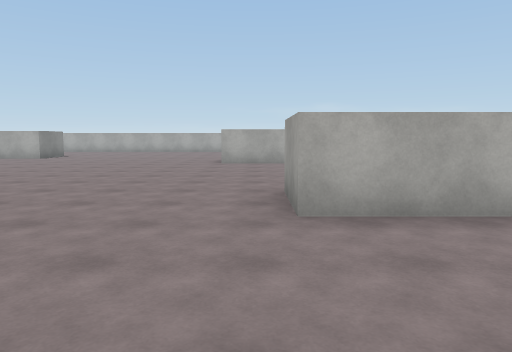
View 1 (above)

24 first-person views from a walk through a 3-D level made in the Unity game engine. The camera is 1.5 m above the floor, tilts 6° down and sees 70° across. The floor is counted in squares, 2 m on a side. Each view is taken from the middle of a square. On the plan, view 1 faces up. The plan holds only what a view shows up to about 11 squares ahead; the rest is blank. The place goes on beyond the plan. The player character is not drawn. Surface patterns are stand-ins for the level's own textures.

View 2
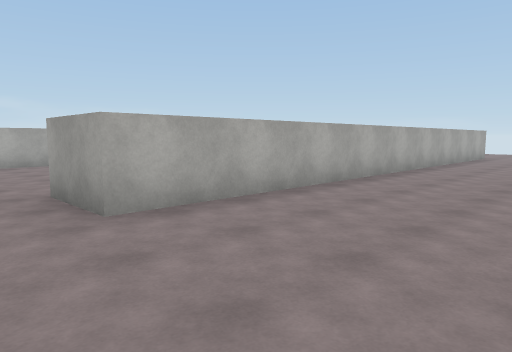

View 3
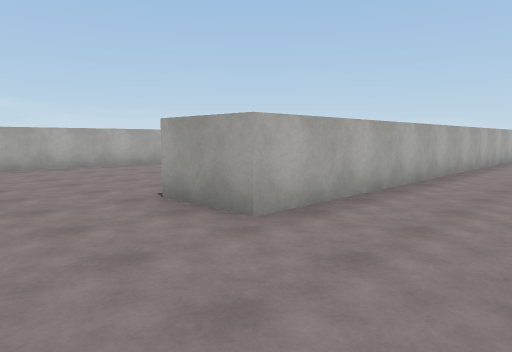

View 4
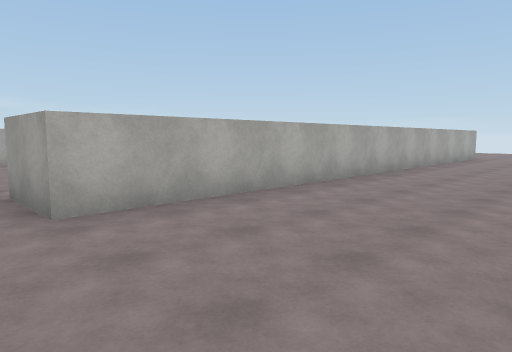

View 5
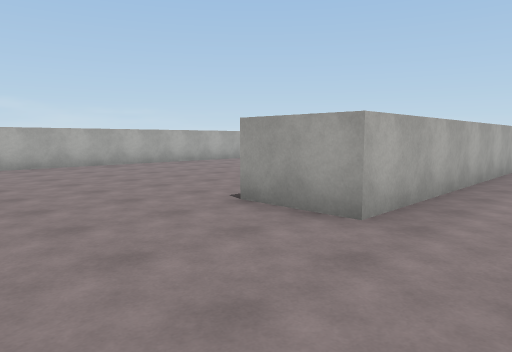

View 6
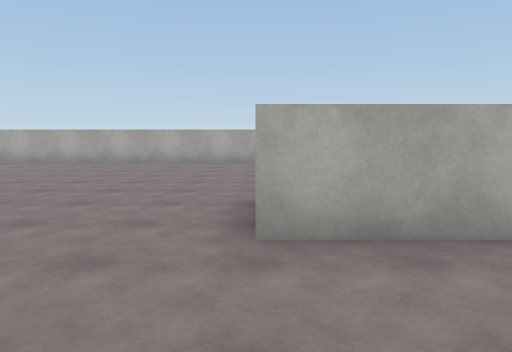

View 7
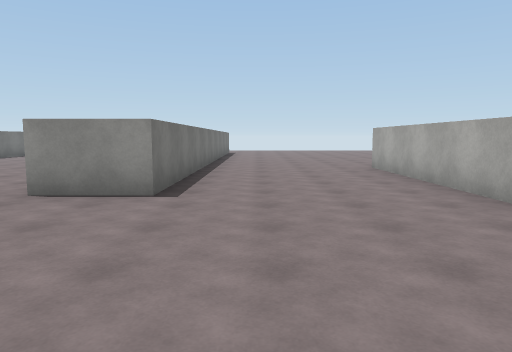

View 8
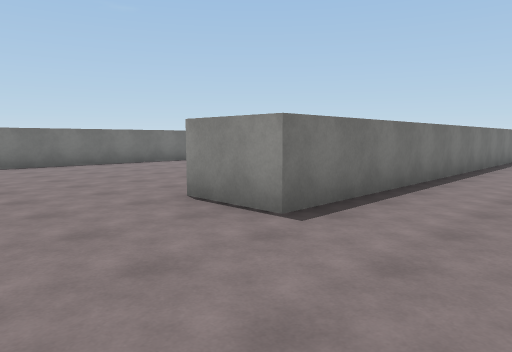

View 9
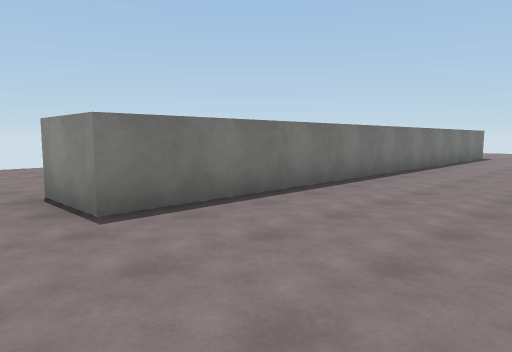

View 10
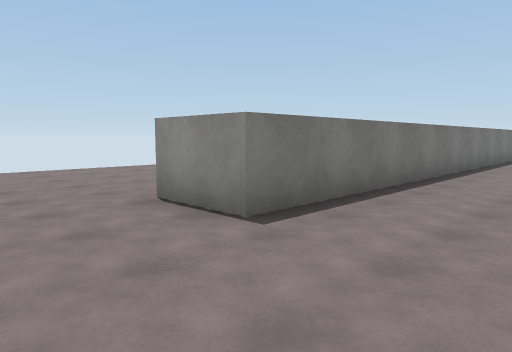

View 11
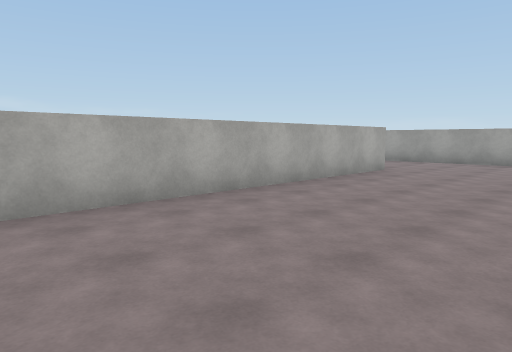

View 12
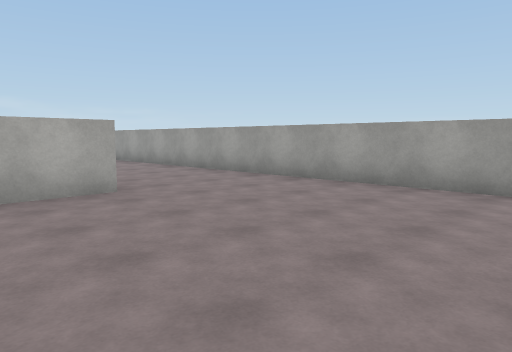

View 13
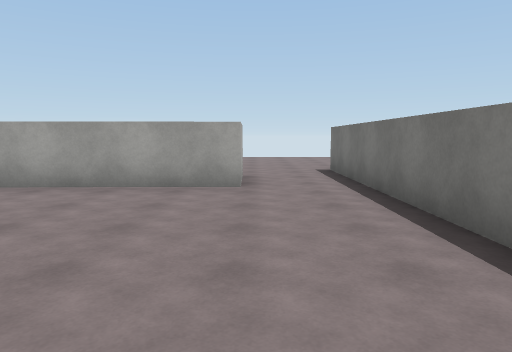

View 14
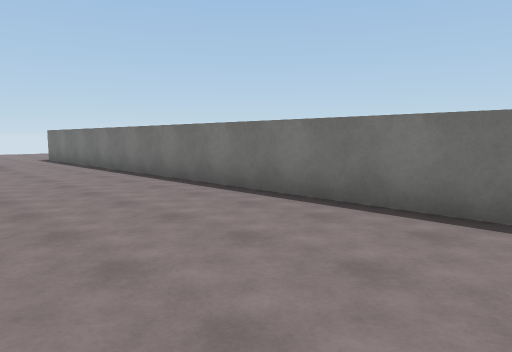

View 15
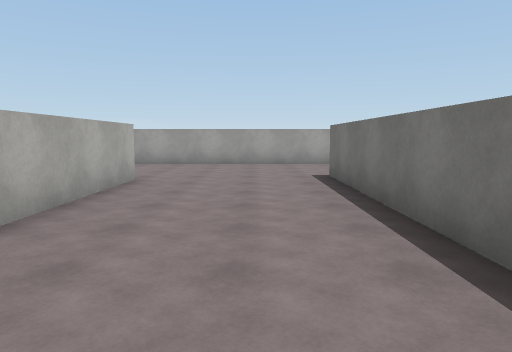

View 16
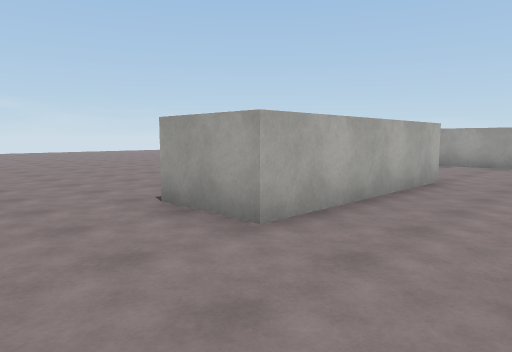

View 17
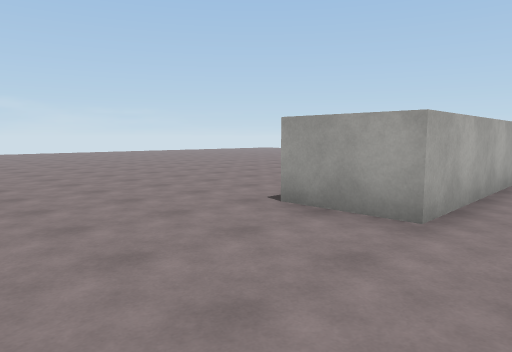

View 18
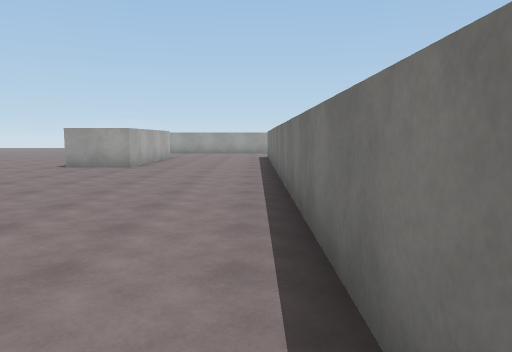

View 19
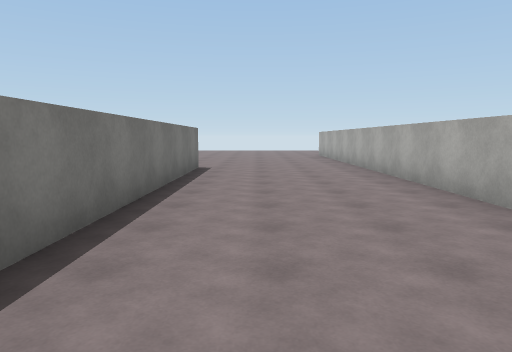

View 20
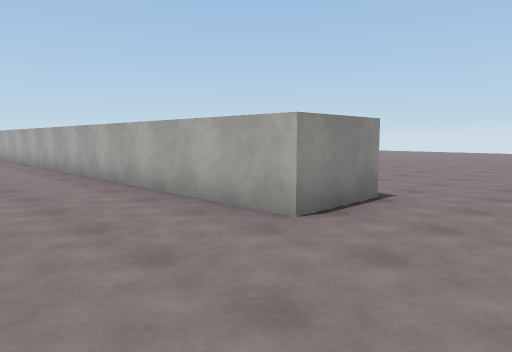

View 21
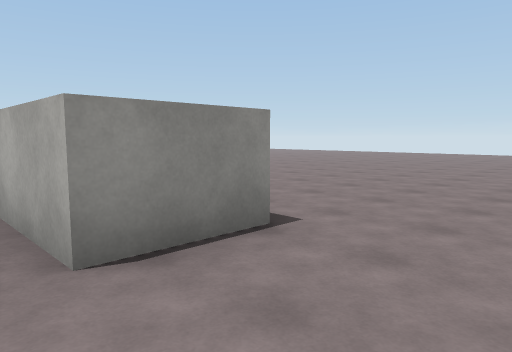

View 22
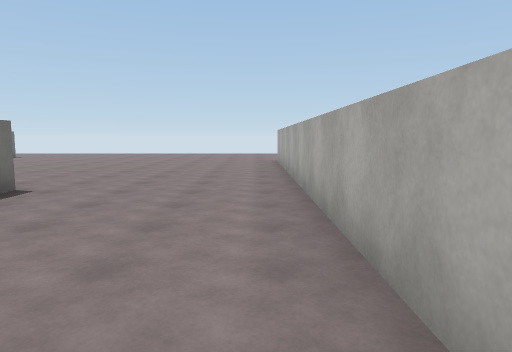

View 23
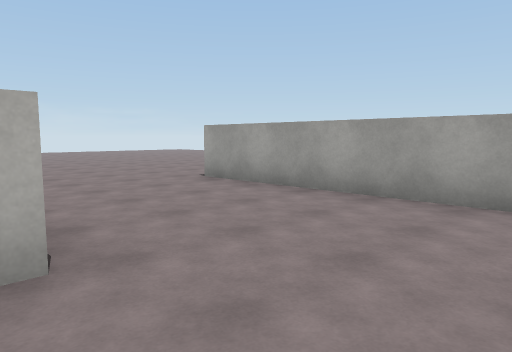

View 24
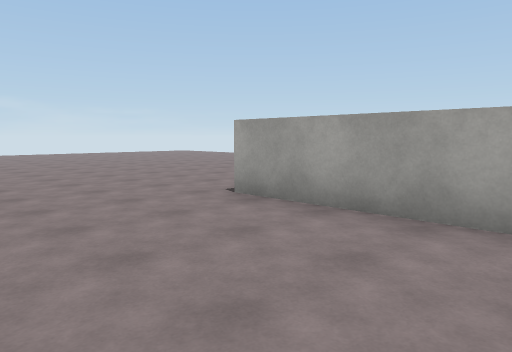

### Floor plan
Points are (right, up) in squares from view 1. A wall is a line through its corners. A room is listed if a view was taken in it or the views show most of it. See-through windows are left out.
Room 1 (views 1, 2, 3, 4, 5, 6, 7, 8, 9, 10, 11, 12, 13, 14, 15, 16, 17, 18, 19, 20, 21, 22, 23, 24)
walls: (-5.1, 26.4) (-5.1, 24.7) (-16.2, 24.7); (5.6, 24.2) (1.2, 24.2) (1.2, 25.9); (-12.2, 20.6) (6.2, 20.6); (6.2, 18.9) (-12.2, 18.9); (-0.4, 12.3) (10.5, 12.3); (9.6, 14.2) (9.3, 27.9); (-16.5, 14.7) (-7.7, 14.7) (-7.7, 13); (10, 10.6) (-1, 10.6) (-1, 12.4); (-16.2, 6.5) (-5.3, 6.5) (-5.3, 4.9); (10.5, 3.4) (0.4, 3.4) (0.4, 5.1)

Where each view was taken, in squares from view 1:
view 1: 0 up, 0 right, facing up
view 2: 0 up, 1 left, facing up-right
view 3: 1 up, 2 left, facing up-right
view 4: 7 up, 2 left, facing up-right
view 5: 9 up, 4 left, facing up-right
view 6: 8 up, 1 left, facing up
view 7: 16 up, 3 left, facing left
view 8: 17 up, 5 left, facing down-left
view 9: 10 up, 4 left, facing down-left
view 10: 9 up, 3 left, facing down-left
view 11: 15 up, 2 left, facing up-right
view 12: 14 up, 4 right, facing up-right
view 13: 14 up, 4 right, facing right
view 14: 16 up, 1 left, facing down-right
view 15: 22 up, 1 left, facing right
view 16: 22 up, 1 left, facing up-right
view 17: 23 up, 2 left, facing up-right
view 18: 21 up, 8 left, facing right
view 19: 22 up, 3 left, facing left
view 20: 22 up, 3 left, facing up-left
view 21: 24 up, 3 left, facing up-left
view 22: 24 up, 7 left, facing left
view 23: 22 up, 5 right, facing up-right
view 24: 24 up, 6 right, facing up-right
